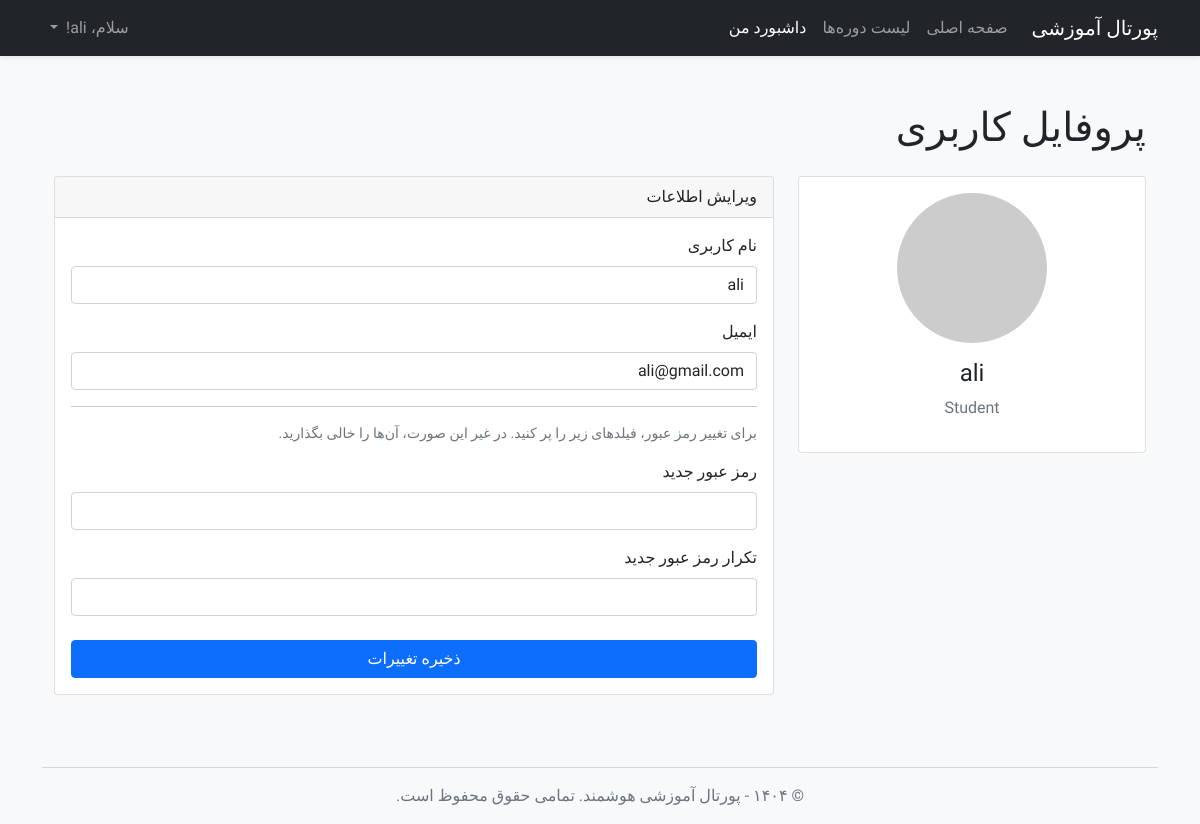
Before: /profile (signed in) with the older database file.
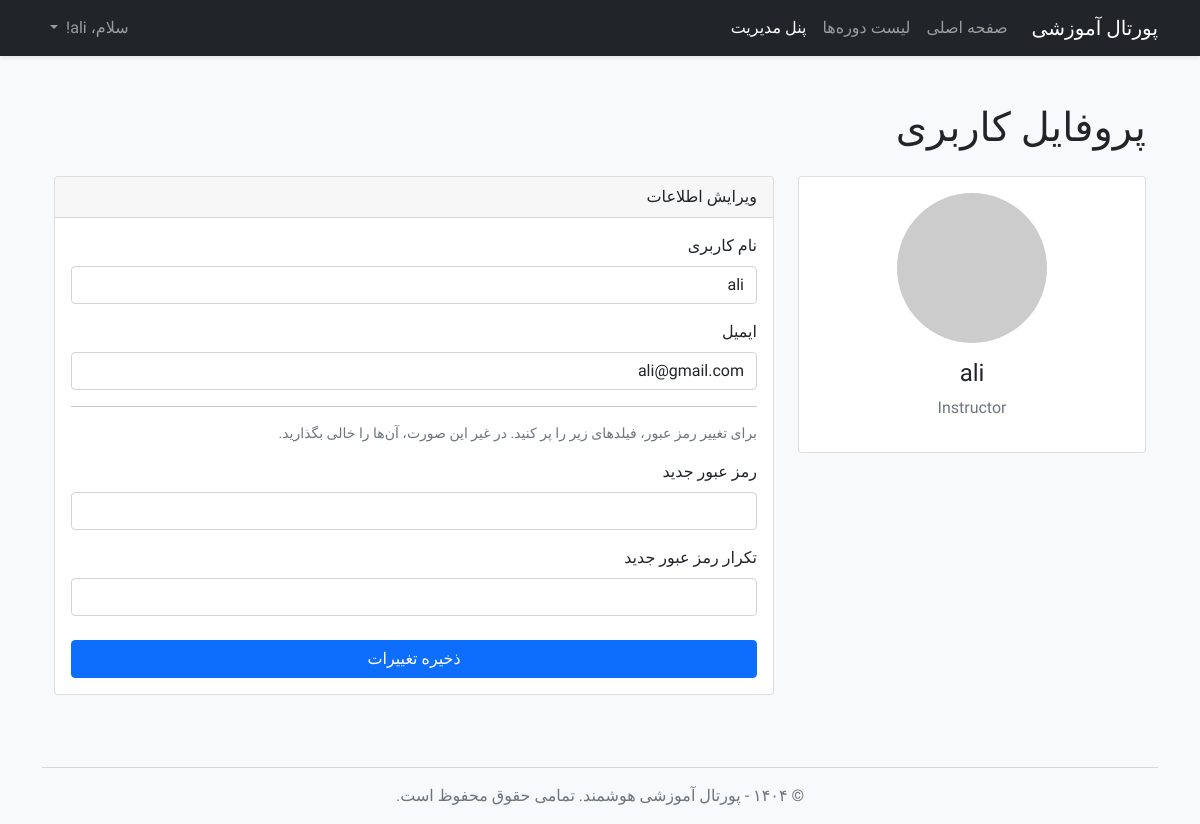
After: the same page with the newer database file.
### app/models.py (models this page shows, shortened)
class User(UserMixin, db.Model):
    id = db.Column(db.Integer, primary_key=True)
    username = db.Column(db.String(64), index=True, unique=True, nullable=False)
    email = db.Column(db.String(120), index=True, unique=True, nullable=False)
    password_hash = db.Column(db.String(128))
    role = db.Column(db.String(20), nullable=False, default='student')
    enrollments = db.relationship('Enrollment', backref='student', lazy='dynamic', foreign_keys='Enrollment.user_id')
    taught_courses = db.relationship('Course', backref='instructor', lazy='dynamic',
                                     foreign_keys='Course.instructor_id')

### app/routes.py (the view)
@app.route('/profile', methods=['GET', 'POST'])
@login_required
def profile():
    form = EditProfileForm(current_user.username, current_user.email)
    if form.validate_on_submit():
        current_user.username = form.username.data
        current_user.email = form.email.data
        if form.password.data:
            current_user.set_password(form.password.data)
        db.session.commit()
        flash('تغییرات شما با موفقیت ذخیره شد.', 'success')
        return redirect(url_for('profile'))
    elif request.method == 'GET':
        form.username.data = current_user.username
        form.email.data = current_user.email
    return render_template('profile.html', title='پروفایل من', form=form)

### app/forms.py (shortened to what this page needs)
class EditProfileForm(FlaskForm):
    username = StringField('نام کاربری', validators=[DataRequired()])
    email = StringField('ایمیل', validators=[DataRequired(), Email()])
    password = PasswordField('رمز عبور جدید', validators=[Optional()])
    password2 = PasswordField(
        'تکرار رمز عبور جدید',
        validators=[Optional(), EqualTo('password', message='رمزهای عبور باید یکسان باشند.')]
    )
    submit = SubmitField('ذخیره تغییرات')
    def __init__(self, original_username, original_email, *args, **kwargs):
        super(EditProfileForm, self).__init__(*args, **kwargs)
        self.original_username = original_username
        self.original_email = original_email

### app/models.py (called while the page is built)
@login.user_loader
def load_user(id):
    return User.query.get(int(id))

### app/templates/profile.html (shortened to what this page needs)
{% extends "base.html" %}
{% block content %}
<div class="container py-4">
    <h1 class="mb-4">پروفایل کاربری</h1>
    <div class="row">
        <div class="col-md-4">
            <div class="card text-center">
                <div class="card-body">
                    <img src="https://via.placeholder.com/150" class="rounded-circle mb-3" alt="Avatar">
                    <h4 class="card-title">{{ current_user.username }}</h4>
                    <p class="text-muted">{{ current_user.role.title() }}</p>
                </div>
            </div>
        </div>
        <div class="col-md-8">
            <div class="card">
                <div class="card-header">
                    ویرایش اطلاعات
                </div>
                <div class="card-body">
                    <form method="POST" action="" novalidate>
                        <div class="mb-3">
                            <label for="username" class="form-label">نام کاربری</label>
                            {{ form.username(class="form-control") }}
                        </div>
                        <div class="mb-3">
                            <label for="email" class="form-label">ایمیل</label>
                            {{ form.email(class="form-control") }}
                        </div>
                        <hr>
                        <p class="text-muted small">برای تغییر رمز عبور، فیلدهای زیر را پر کنید. در غیر این صورت، آن‌ها را خالی بگذارید.</p>
                        <div class="mb-3">
                            <label for="password" class="form-label">رمز عبور جدید</label>
                            {{ form.password(class="form-control") }}
                        </div>
                        <div class="mb-3">
                            <label for="password2" class="form-label">تکرار رمز عبور جدید</label>
                            {{ form.password2(class="form-control") }}
                        </div>
                        <div class="d-grid mt-4">
                            {{ form.submit(class="btn btn-primary", value="ذخیره تغییرات") }}
                        </div>
                    </form>
                </div>
            </div>
        </div>
    </div>
</div>
{% endblock %}

### app/templates/base.html (shortened to what this page needs)
<!doctype html>
<html lang="fa" dir="rtl">
<head>
    <link href="https://cdn.jsdelivr.net/npm/bootstrap@5.1.3/dist/css/bootstrap.rtl.min.css" rel="stylesheet">
    <link rel="stylesheet" href="{{ url_for('static', filename='css/style.css') }}">
</head>
<body class="bg-light">
    <nav class="navbar navbar-expand-lg navbar-dark bg-dark shadow-sm">
        <div class="container">
            <a class="navbar-brand" href="{{ url_for('home') }}">پورتال آموزشی</a>
            <div class="collapse navbar-collapse" id="navbarNav">
                <ul class="navbar-nav me-auto mb-2 mb-lg-0">
                    <li class="nav-item">
                        <a class="nav-link" href="{{ url_for('home') }}">صفحه اصلی</a>
                    </li>
                    <li class="nav-item">
                        <a class="nav-link" href="{{ url_for('courses') }}">لیست دوره‌ها</a>
                    </li>
                    {% if current_user.is_authenticated %}
                        <li class="nav-item">
                            <a class="nav-link active" href="{{ url_for('my_dashboard') }}">
                                {% if current_user.role == 'student' %}
                                    داشبورد من
                                {% else %}
                                    پنل مدیریت
                                {% endif %}
                            </a>
                        </li>
                    {% endif %}
                </ul>
                <ul class="navbar-nav ms-auto">
                    {% if current_user.is_anonymous %}
                    <li class="nav-item">
                        <a class="nav-link" href="{{ url_for('login') }}">ورود</a>
                    </li>
                    {% else %}
                    <li class="nav-item dropdown">
                        <a class="nav-link dropdown-toggle" href="#" id="navbarDropdown" role="button" data-bs-toggle="dropdown">
                            سلام، {{ current_user.username }}!
                        </a>
                    </li>
                    {% endif %}
                </ul>
            </div>
        </div>
    </nav>
    <main class="container mt-4">
        {% block content %}{% endblock %}
    </main>
    <footer class="container text-center mt-5 mb-3 text-muted">
        <hr>
        <p>&copy; ۱۴۰۴ - پورتال آموزشی هوشمند. تمامی حقوق محفوظ است.</p>
    </footer>
</body>
</html>

Changed rows visible on the page:
changed User "ali": role "Student" → "Instructor"
Other visible differences:
text no longer shown: "داشبورد من"
text now shown: "پنل مدیریت"
